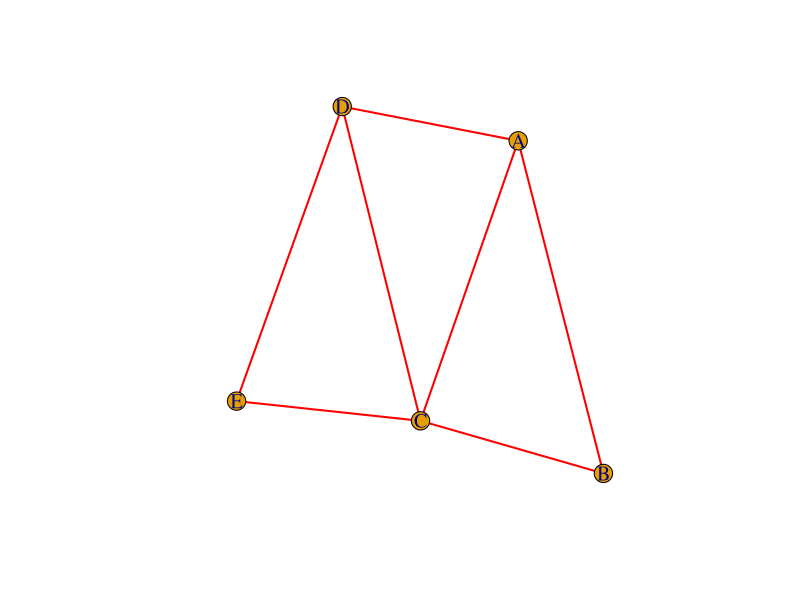
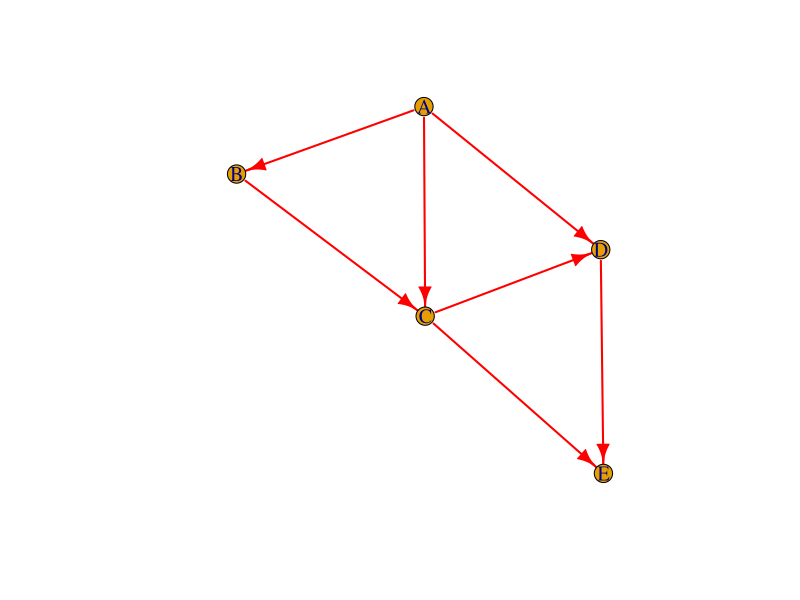
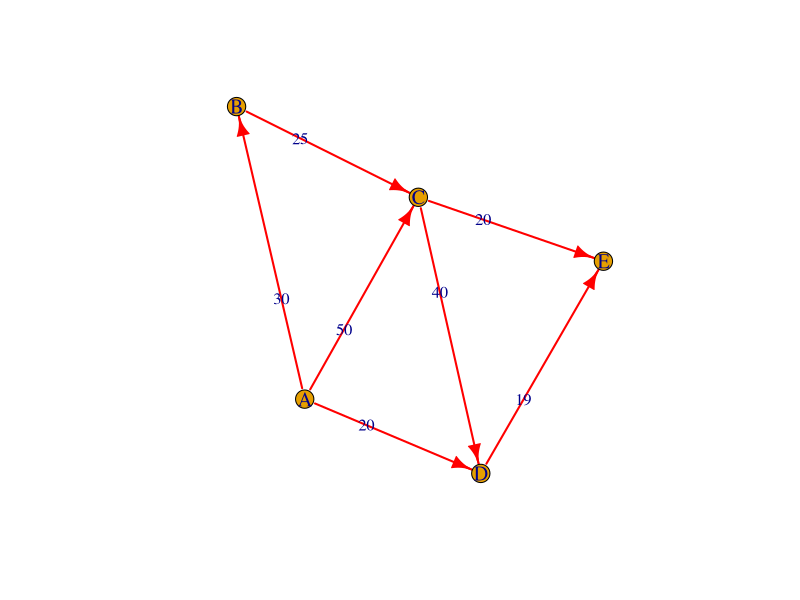
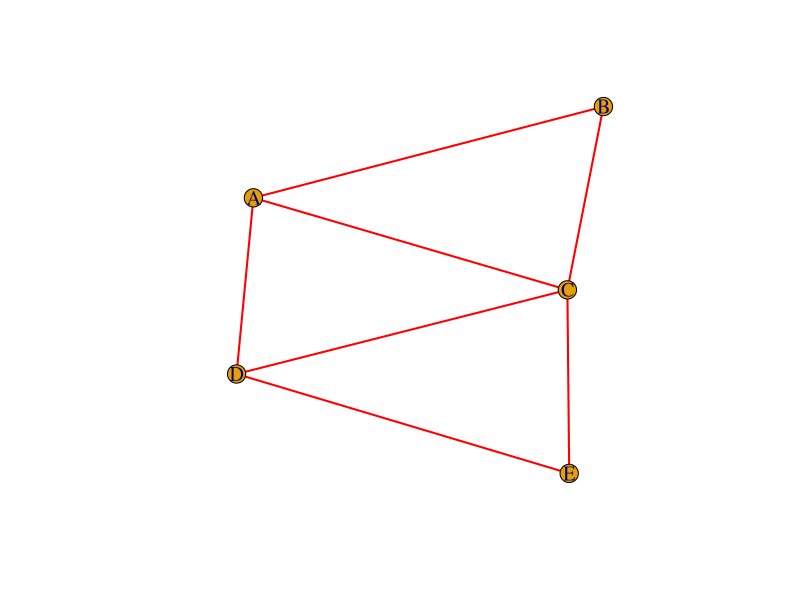
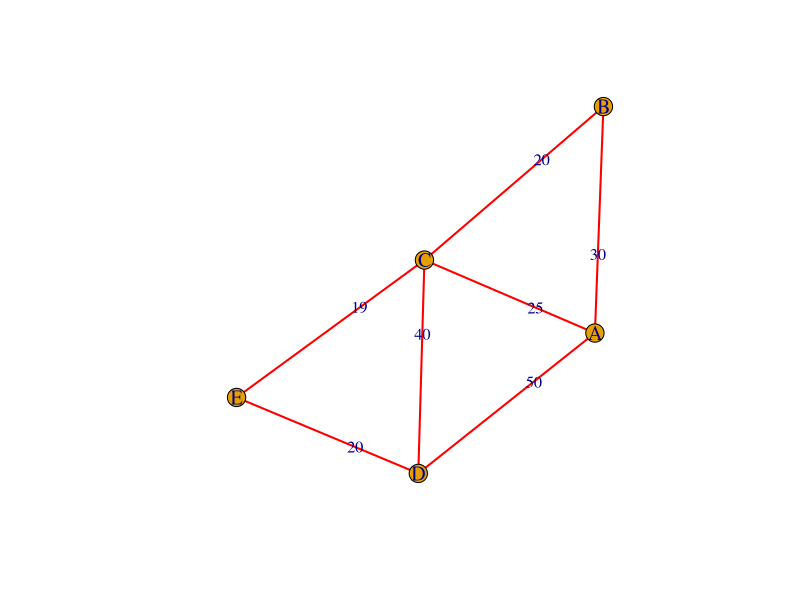
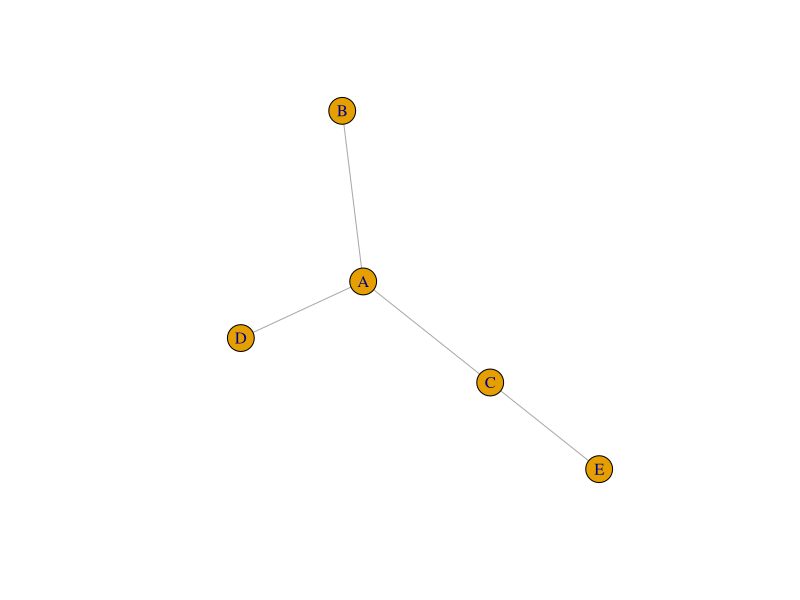

These figures' R source, in order:
library(igraph)
edges = c('A','B','A','C','B','C','A','D','C','D','D','E','C','E')
g = graph(edges, directed=FALSE)
gr = graph(edges, directed=TRUE) # Directed Graph

#Finding Degree
degree(g)
degree(g, mode='in')
degree(g, mode='out')

# Plotting the graph
plot(g, vertex.size=10, vertex.label.cex=1.2, edge.width=2, edge.color = 'red')
plot(gr, vertex.size=10, vertex.label.cex=1.2, edge.width=2, edge.color = 'red')

# Assigning Weight
E(g)$weight = c(30,50,25,20,40,19,20)
plot(gr, vertex.size=10, vertex.label.cex=1.2, edge.width=2, edge.color = 'red', edge.label=E(g)$weight)

# Graph from Adjacency Matrix
adj_mat = matrix(c(0,1,1,1,0,
                   1,0,1,0,0,
                   1,1,0,1,1,
                   1,0,1,0,1,
                   0,0,1,1,0), nrow=5,byrow=TRUE)
rownames(adj_mat) = colnames(adj_mat) = c('A','B','C','D','E')
adj_mat
agr = graph_from_adjacency_matrix(adj_mat, mode='undirected')
agr
plot(agr, vertex.size=10, vertex.label.cex=1.2, edge.width=2, edge.color = 'red')
# Adding Weights again
E(g)$weight = c(30,25,50,20,40,19,20)
plot(agr, vertex.size=10, vertex.label.cex=1.2, edge.width=2, edge.color = 'red', edge.label=E(g)$weight)

# Minimal Spanning Tree
g2 = mst(agr)
#plot(g2, vertex.size=10, vertex.label.cex=1.2, edge.width=2, edge.color = 'red', edge.label=E(g)$weight)
plot(g2)


